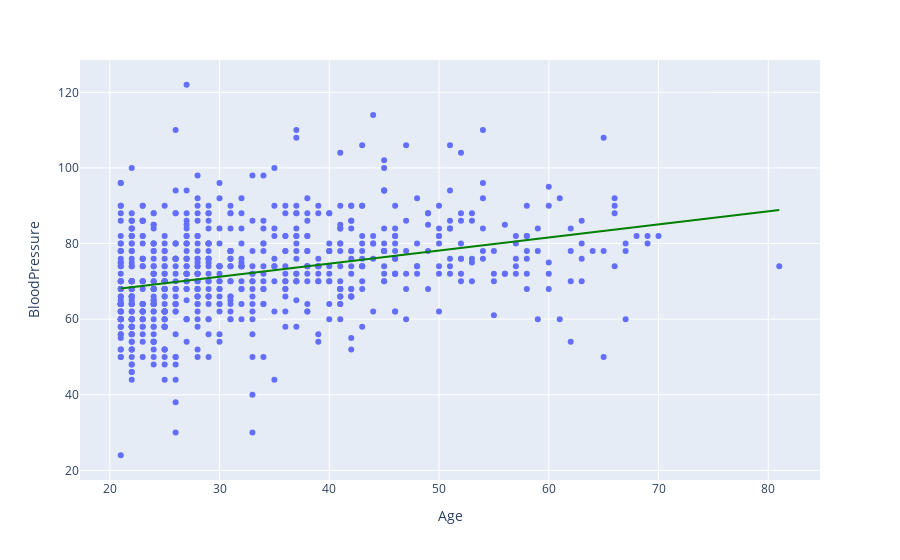

Write notebook code for a chart like this one.
### Markdown cell above
### Age - BP

### Code cell
df_clean = df_ori.copy()
df_clean.loc[df_clean['Age'] == 0, 'Age'] = np.nan
df_clean.loc[df_clean['BloodPressure'] == 0, 'BloodPressure'] = np.nan

df_clean = df_clean.dropna(subset=['Age', 'BloodPressure'])

fig = px.scatter(df_clean, 
                 x='Age', 
                 y='BloodPressure',
                 trendline="ols",
                 trendline_color_override="green")
fig.show()

### Figure 1 — Plotly figure (JSON) as saved in the notebook; plotly's stock layout.template omitted (floating-point values rounded to 4 significant figures; data arrays with more than 128 entries replaced by an {"elided": "..."} marker saying what was removed)
{"data": [{"hovertemplate": "Age=%{x}<br>BloodPressure=%{y}<extra></extra>", "legendgroup": "", "marker": {"color": "#636efa", "symbol": "circle"}, "mode": "markers", "name": "", "orientation": "v", "showlegend": false, "type": "scatter", "x": {"elided": "733 int values"}, "xaxis": "x", "y": {"elided": "733 int values"}, "yaxis": "y"}, {"hovertemplate": "<b>OLS trendline</b><br>BloodPressure = 0.345308 * Age + 60.8852<br>R<sup>2</sup>=0.108971<br><br>Age=%{x}<br>BloodPressure=%{y} <b>(trend)</b><extra></extra>", "legendgroup": "", "line": {"color": "green"}, "marker": {"color": "#636efa", "symbol": "circle"}, "mode": "lines", "name": "", "showlegend": false, "type": "scatter", "x": {"elided": "733 int values"}, "xaxis": "x", "y": {"elided": "733 float values"}, "yaxis": "y"}], "layout": {"legend": {"tracegroupgap": 0}, "margin": {"t": 60}, "xaxis": {"anchor": "y", "domain": [0, 1], "title": {"text": "Age"}}, "yaxis": {"anchor": "x", "domain": [0, 1], "title": {"text": "BloodPressure"}}}}
